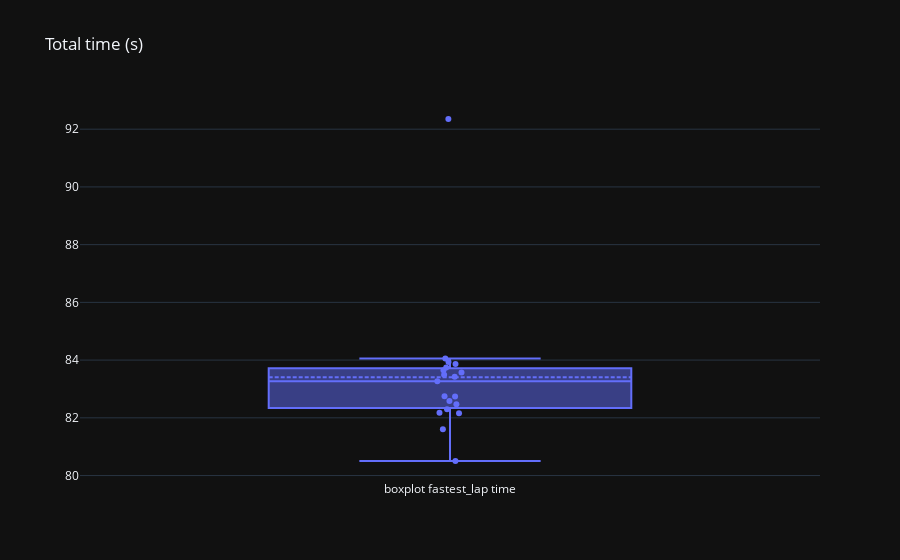

Notebook source saved alongside this figure:
### Code cell
fig = go.Figure(layout=go.Layout(title="Total time (s)", template="plotly_dark"))
fig.add_trace(go.Box(y=last_gp["best_lap"], name="boxplot fastest_lap time", boxpoints="all", jitter=0.1, pointpos=0, boxmean=True, text=last_gp["pilot"]))

### Figure 1 — Plotly figure (JSON) as saved in the notebook; plotly's stock layout.template omitted (floating-point values rounded to 4 significant figures)
{"data": [{"boxmean": true, "boxpoints": "all", "jitter": 0.1, "name": "boxplot fastest_lap time", "pointpos": 0, "text": ["dev", "ver", "nor", "per", "ham", "pia", "rus", "lec", "sai", "alo", "str", "alb", "bot", "ric", "hul", "tsu", "zho", "mag", "sar", "oco", "gas"], "type": "box", "y": [92.35, 80.5, 82.18, 82.3, 81.6, 82.74, 82.16, 82.47, 82.58, 82.75, 83.42, 84.05, 83.65, 83.93, 83.57, 83.27, 83.74, 83.86, 83.5, null, null]}], "layout": {"title": {"text": "Total time (s)"}}}
